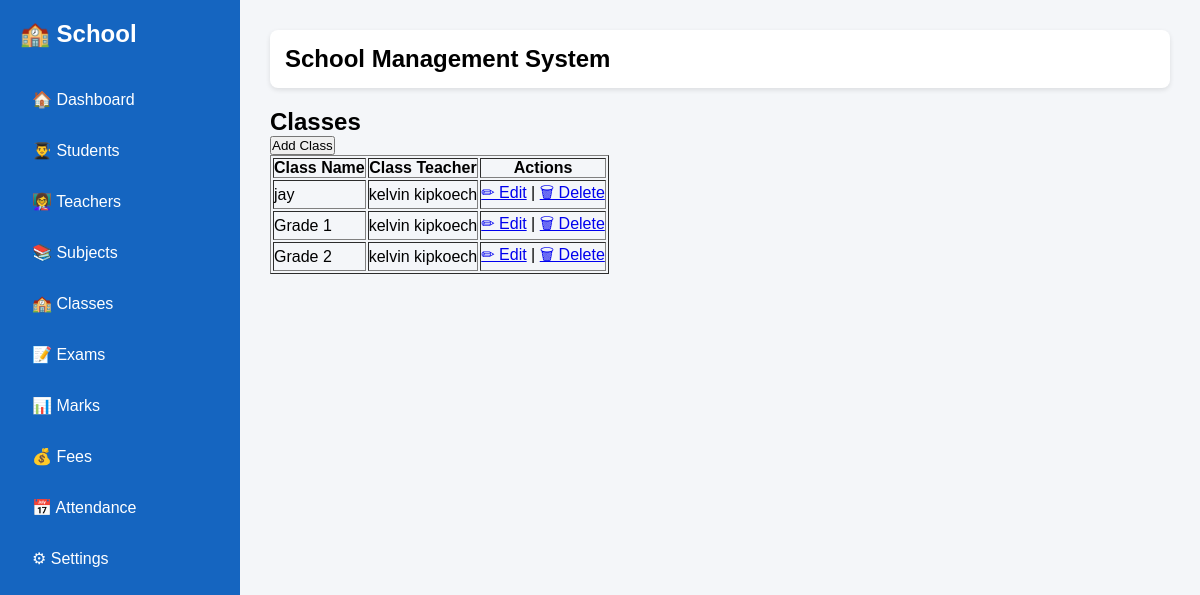
The page /classes/ on the database as committed earlier.
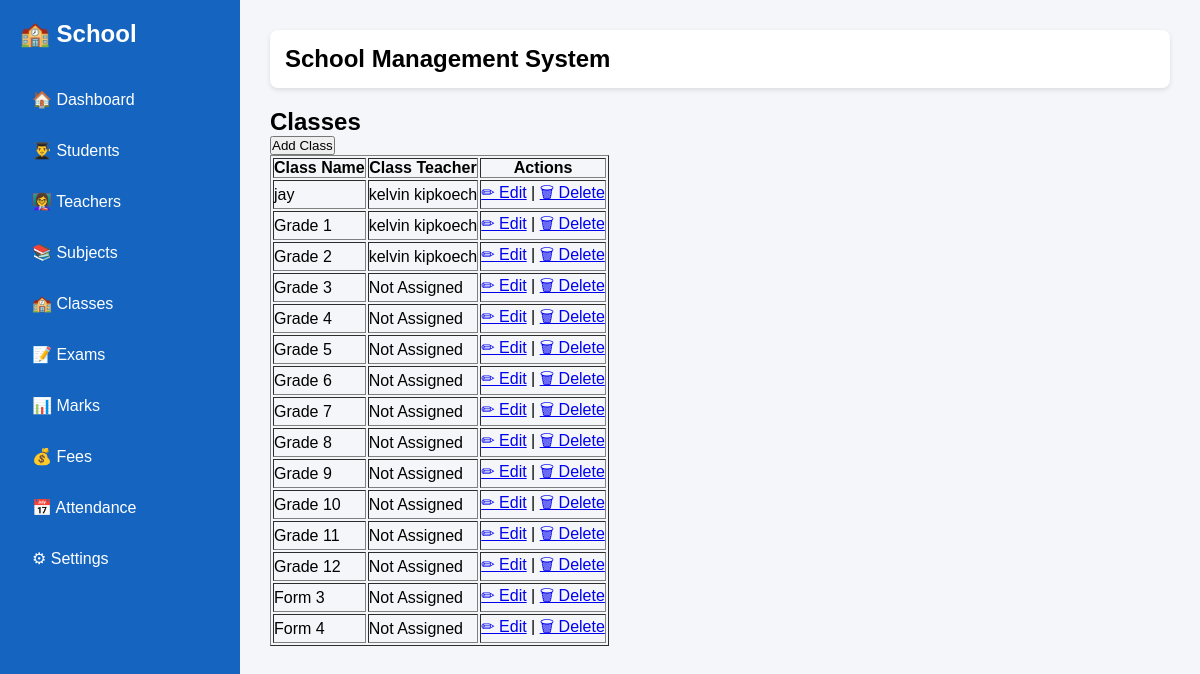
The same page on the database as committed later.
### students/models.py (models this page shows, shortened)
class SchoolClass(models.Model):
    name = models.CharField(max_length=50, unique=True)
    class_teacher = models.ForeignKey(
        Teacher,
        on_delete=models.SET_NULL,
        null=True,
        blank=True,
        related_name="class_teacher_for",
    )

class Teacher(models.Model):
    employee_number = models.CharField(max_length=20, unique=True)
    first_name = models.CharField(max_length=100)
    last_name = models.CharField(max_length=100)
    gender = models.CharField(max_length=10)
    phone = models.CharField(max_length=20)
    email = models.EmailField(blank=True)
    subject = models.CharField(max_length=100)

### students/views.py (the view)
# urls.py: path("classes/", views.class_list, name="class_list"),
def class_list(request):
    classes = SchoolClass.objects.all()
    return render(request, "students/class_list.html", {
        "classes": classes
    })

### templates/students/class_list.html
{% extends "base.html" %}
{% block content %}
<h2>Classes</h2>
<p>
    <a href="{% url 'add_class' %}">
        <button>Add Class</button>
    </a>
</p>
<table border="1">
    <tr>
        <th>Class Name</th>
        <th>Class Teacher</th>
        <th>Actions</th>
    </tr>
    {% for school_class in classes %}
    <tr>
        <td>{{ school_class.name }}</td>
        <td>
            {% if school_class.class_teacher %}
                {{ school_class.class_teacher.first_name }} {{ school_class.class_teacher.last_name }}
            {% else %}
                Not Assigned
            {% endif %}
        </td>
        <td>
            <a href="{% url 'edit_class' school_class.id %}">✏ Edit</a> |
            <a href="{% url 'delete_class' school_class.id %}">🗑 Delete</a>
        </td>
    </tr>
    {% empty %}
    <tr>
        <td colspan="3">No classes found.</td>
    </tr>
    {% endfor %}
</table>
{% endblock %}

Rows that differ between the two databases and show on the page:
added SchoolClass: name "Grade 3", shows "Not Assigned"
added SchoolClass: name "Grade 4", shows "Not Assigned"
added SchoolClass: name "Grade 5", shows "Not Assigned"
added SchoolClass: name "Grade 6", shows "Not Assigned"
added SchoolClass: name "Grade 7", shows "Not Assigned"
added SchoolClass: name "Grade 8", shows "Not Assigned"
added SchoolClass: name "Grade 9", shows "Not Assigned"
added SchoolClass: name "Grade 10", shows "Not Assigned"
added SchoolClass: name "Grade 11", shows "Not Assigned"
added SchoolClass: name "Grade 12", shows "Not Assigned"
added SchoolClass: name "Form 3", shows "Not Assigned"
added SchoolClass: name "Form 4", shows "Not Assigned"
